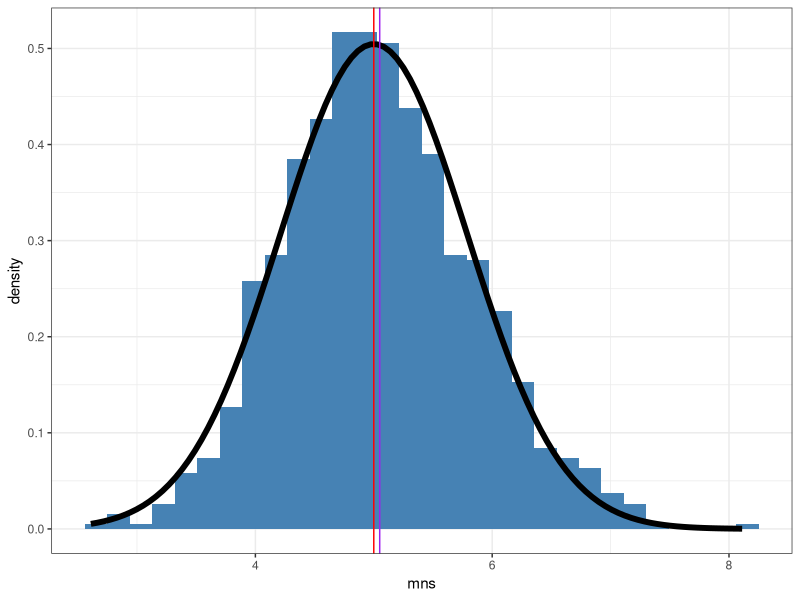

The R script that drew this image:
## ---- chunk 1
# set up parameters
lambda = 0.2
mu = 1/lambda
sd = 1/lambda
var = 1/lambda^2
## ---- chunk 2
set.seed(333)
n = 40
mns = NULL
for(i in 1:1000) {
  mns <- c(mns, mean(rexp(n = n, rate = lambda)))
}

sample_mu <- round(mean(mns),2)
sample_var <- round(var(mns),2)
## ---- chunk 3
library("ggplot2")

ggplot(data.frame(mns), aes(mns)) + 
  geom_histogram(aes(y = ..density..), fill="steelblue") +
  stat_function(fun = dnorm,
                args = list(mean=mu,sd=sd/sqrt(n)),
                size = 2) +
  geom_vline(xintercept = mu, color="red") +
  geom_vline(xintercept = sample_mu, color="purple") +
  theme_bw()
